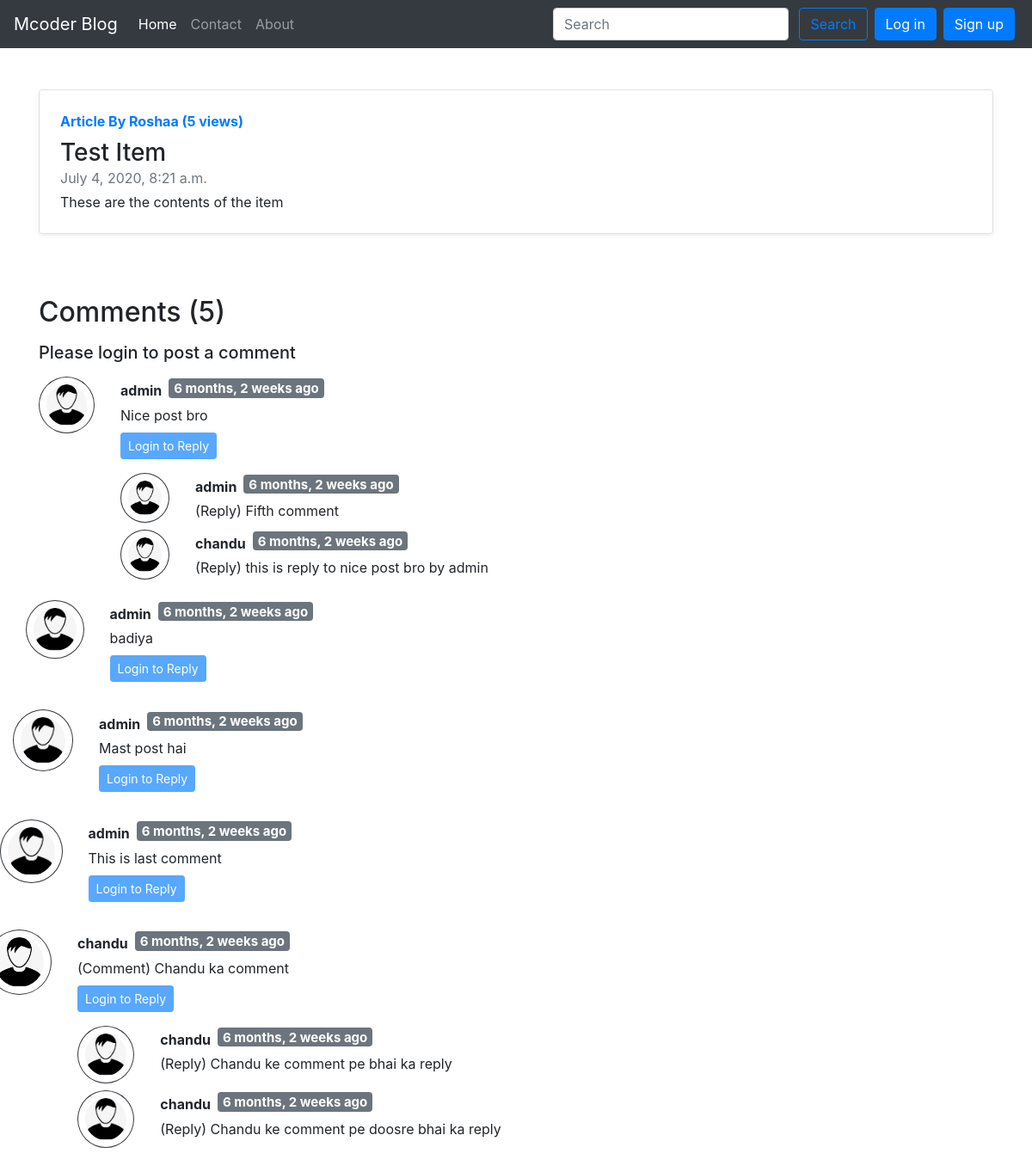
Screenshot of /blog/first-item with the database file from the repository.
### blog/models.py (models this page shows, shortened)
class Post(models.Model):
    sno = models.AutoField(primary_key=True)
    title = models.CharField(max_length=100,default='')
    content = models.TextField(default='')
    author = models.CharField(max_length=50, default='')
    slug = models.CharField(max_length=100, default='')
    views = models.IntegerField(default=0)
    timestamp = models.DateTimeField(blank=True)

class BlogComment(models.Model):
    sno = models.AutoField(primary_key=True)
    comment = models.TextField()
    user = models.ForeignKey(User,on_delete=models.CASCADE)
    post = models.ForeignKey(Post, on_delete=models.CASCADE)
    parent = models.ForeignKey('self', on_delete=models.CASCADE,null=True)
    timestamp = models.DateTimeField(default=now)
    def __str__(self):
        return self.comment[0:10] + '....  by ' +  self.user.username

### blog/views.py (the view)
# urls.py: path('<str:slug>', views.blogpost),
def blogpost(request,slug):
    post = Post.objects.filter(slug=slug).first()
    post.views = post.views + 1
    post.save()
    comments = BlogComment.objects.filter(post=post,parent=None)
    replies = BlogComment.objects.filter(post=post).exclude(parent=None)
    replyDict = {}
    for reply in replies:
        if reply.parent.sno not in replyDict.keys():
            replyDict[reply.parent.sno] = [reply]
        else:
            replyDict[reply.parent.sno].append(reply)
    params = { 'post' : post, 'comments' : comments, 'user' : request.user, 'replyDict' : replyDict }
    return render(request, "blog/blogpost.html",params)

### blog/templatetags/customfilters.py (called while the page is built)
@register.filter(name='getReplyListFromReplyDict')
def getReplyListFromReplyDict(replyDict,comment_sno):
    return replyDict.get(comment_sno)

### templates/blog/blogpost.html
{% extends 'blog/basic.html' %}
{% block body %}
{% load static %}
{% load humanize %}
{% load customfilters %}
<div class="container">
    <div class="row">
        <div class="col-md-12 my-5">
            <div class="row no-gutters border rounded overflow-hidden flex-md-row mb-4 shadow-sm h-md-250 position-relative">
                <div class="col p-4 d-flex flex-column position-static">
                    <strong class="d-inline-block mb-2 text-primary">Article By {{ post.author }} ({{ post.views }} views)</strong>
                    <h3 class="mb-0">{{ post.title }}</h3>
                    <div class="mb-1 text-muted">{{ post.timestamp }}</div>
                    <p class="card-text mb-auto">{{ post.content|safe }}</p>
                </div>
            </div>
        </div>
    </div>
    <h2>Comments ({{ comments.count }})</h2>
    <div class="my-2">
        {% if user.is_authenticated %}
        <form method="post" action="/blog/postcomment/">
            {% csrf_token %}
            <div class="form-group">
                <label for="comment">Enter Your Comment Here</label>
                <input type="text" class="form-control" id="comment" name="comment">
            </div>
            <input type="hidden" name="postSno" value="{{ post.sno }}">
            <input type="hidden" name="parentSno" value="">
            <button type="submit" class="btn btn-primary">Submit</button>
        </form>
        {% else %}
        <p>
            <h5>Please login to post a comment</h5>
        </p>
        {% endif %}
    </div>
    {% for comment in comments %}
    <div class="row my-3">
        <div class="col-md-1">
            <img class="w-100 p-2 rounded-circle border border-dark" src="{% static '/images/user.jpg' %}">
        </div>
        <div class="col-md-11">
            <div class="form-inline">
                <b>{{ comment.user.username }} </b>
                <h5><span class="badge badge-secondary mx-2">{{ comment.timestamp|naturaltime }}</span></h5>
            </div>
            <div>
                {{ comment.comment }}
            </div>
        <div class="my-2 reply">
        {% if user.is_authenticated %}
          <p>
            <a class="btn btn-primary btn-sm" data-toggle="collapse" href="#replyBox{{ comment.sno }}" role="button" aria-expanded="false" aria-controls="replyBox{{ comment.sno }}">
              Reply
            </a>
          </p>
          <div class="collapse" id="replyBox{{ comment.sno }}">
            <div class="card card-body">
              <form method="post" action="/blog/postcomment/">
                  {% csrf_token %}
                  <div class="form-group">
                      <label for="reply">Enter Your Reply Here</label>
                      <input type="text" class="form-control" id="reply" name="reply">
                  </div>
                  <input type="hidden" name="postSno" value="{{ post.sno }}">
                  <input type="hidden" name="parentSno" value="{{ comment.sno }}">
                  <button type="submit" class="btn btn-primary">Submit</button>
              </form>
            </div>
          </div>
          {% else %}
          <p>
            <button class="btn btn-primary btn-sm" data-toggle="collapse" aria-expanded="false" disabled >
              Login to Reply
            </button>
          </p>
          {% endif %}
          <div class="my-2">
            {% for reply in replyDict|getReplyListFromReplyDict:comment.sno  %}
            <div class="row my-2">
                <div class="col-md-1">
                    <img class="w-100 p-2 rounded-circle border border-dark" src="{% static '/images/user.jpg' %}">
                </div>
                <div class="col-md-11">
                      <div class="form-inline">
                          <b>{{ reply.user.username }} </b>
                          <h5><span class="badge badge-secondary mx-2">{{ reply.timestamp|naturaltime }}</span></h5>
                      </div>
                      <div>
                          {{ reply.comment }}
                      </div>
                </div>
            </div>
            {% endfor %}
      </div>
        </div>
    </div>
    {% endfor %}
</div>
{% endblock body %}
{% block activeHome %}
active
{% endblock %}

### rows the page displays
Post: author "Roshaa", views "5", title "Test Item", timestamp "July 4, 2020, 8:21 a.m.", content "These are the contents of the item"
BlogComment: user.username "admin", timestamp "6 months, 2 weeks ago", comment "Nice post bro"
BlogComment: user.username "admin", timestamp "6 months, 2 weeks ago", comment "(Reply) Fifth comment"
BlogComment: user.username "chandu", timestamp "6 months, 2 weeks ago", comment "(Reply) this is reply to nice post bro by admin"
BlogComment: user.username "admin", timestamp "6 months, 2 weeks ago", comment "badiya"
BlogComment: user.username "admin", timestamp "6 months, 2 weeks ago", comment "Mast post hai"
BlogComment: user.username "admin", timestamp "6 months, 2 weeks ago", comment "This is last comment"
BlogComment: user.username "chandu", timestamp "6 months, 2 weeks ago", comment "(Comment) Chandu ka comment"
BlogComment: user.username "chandu", timestamp "6 months, 2 weeks ago", comment "(Reply) Chandu ke comment pe bhai ka reply"
BlogComment: user.username "chandu", timestamp "6 months, 2 weeks ago", comment "(Reply) Chandu ke comment pe doosre bhai ka reply"

### other values shown
{{ comments.count }} "5"
